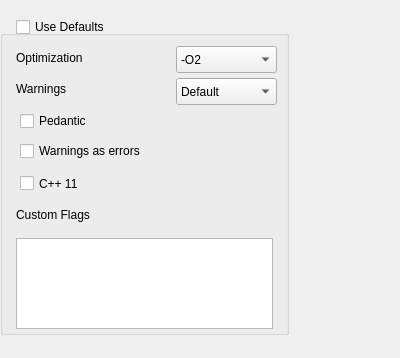
<?xml version="1.0" encoding="UTF-8"?>
<ui version="4.0">
 <class>CompileSettings</class>
 <widget class="QDialog" name="CompileSettings">
  <property name="geometry">
   <rect>
    <x>0</x>
    <y>0</y>
    <width>400</width>
    <height>358</height>
   </rect>
  </property>
  <property name="windowTitle">
   <string>Dialog</string>
  </property>
  <widget class="QLabel" name="label">
   <property name="geometry">
    <rect>
     <x>16</x>
     <y>48</y>
     <width>101</width>
     <height>20</height>
    </rect>
   </property>
   <property name="text">
    <string>Optimization</string>
   </property>
  </widget>
  <widget class="QCheckBox" name="defaults">
   <property name="geometry">
    <rect>
     <x>16</x>
     <y>16</y>
     <width>151</width>
     <height>22</height>
    </rect>
   </property>
   <property name="text">
    <string>Use Defaults</string>
   </property>
  </widget>
  <widget class="QLabel" name="label_2">
   <property name="geometry">
    <rect>
     <x>16</x>
     <y>80</y>
     <width>81</width>
     <height>17</height>
    </rect>
   </property>
   <property name="text">
    <string>Warnings</string>
   </property>
  </widget>
  <widget class="QGroupBox" name="settingsGroup">
   <property name="geometry">
    <rect>
     <x>0</x>
     <y>30</y>
     <width>289</width>
     <height>305</height>
    </rect>
   </property>
   <property name="title">
    <string/>
   </property>
   <widget class="QComboBox" name="optCB">
    <property name="geometry">
     <rect>
      <x>176</x>
      <y>16</y>
      <width>101</width>
      <height>27</height>
     </rect>
    </property>
    <item>
     <property name="text">
      <string>-O2</string>
     </property>
    </item>
    <item>
     <property name="text">
      <string>-O0</string>
     </property>
    </item>
    <item>
     <property name="text">
      <string>-O1</string>
     </property>
    </item>
    <item>
     <property name="text">
      <string>-O3</string>
     </property>
    </item>
    <item>
     <property name="text">
      <string>Custom</string>
     </property>
    </item>
   </widget>
   <widget class="QComboBox" name="warnCB">
    <property name="geometry">
     <rect>
      <x>176</x>
      <y>48</y>
      <width>101</width>
      <height>27</height>
     </rect>
    </property>
    <item>
     <property name="text">
      <string>Default</string>
     </property>
    </item>
    <item>
     <property name="text">
      <string>None (-w)</string>
     </property>
    </item>
    <item>
     <property name="text">
      <string>All (-Wall)</string>
     </property>
    </item>
   </widget>
   <widget class="QCheckBox" name="pedantic">
    <property name="geometry">
     <rect>
      <x>20</x>
      <y>80</y>
      <width>161</width>
      <height>22</height>
     </rect>
    </property>
    <property name="text">
     <string>Pedantic</string>
    </property>
   </widget>
   <widget class="QCheckBox" name="warnErrors">
    <property name="geometry">
     <rect>
      <x>20</x>
      <y>110</y>
      <width>201</width>
      <height>22</height>
     </rect>
    </property>
    <property name="text">
     <string>Warnings as errors</string>
    </property>
   </widget>
   <widget class="QPlainTextEdit" name="customFlags">
    <property name="geometry">
     <rect>
      <x>16</x>
      <y>208</y>
      <width>257</width>
      <height>91</height>
     </rect>
    </property>
   </widget>
   <widget class="QLabel" name="label_3">
    <property name="geometry">
     <rect>
      <x>16</x>
      <y>176</y>
      <width>191</width>
      <height>17</height>
     </rect>
    </property>
    <property name="text">
     <string>Custom Flags</string>
    </property>
   </widget>
   <widget class="QCheckBox" name="cpp11">
    <property name="geometry">
     <rect>
      <x>20</x>
      <y>140</y>
      <width>115</width>
      <height>27</height>
     </rect>
    </property>
    <property name="text">
     <string>C++ 11</string>
    </property>
   </widget>
  </widget>
 </widget>
 <resources/>
 <connections/>
</ui>
